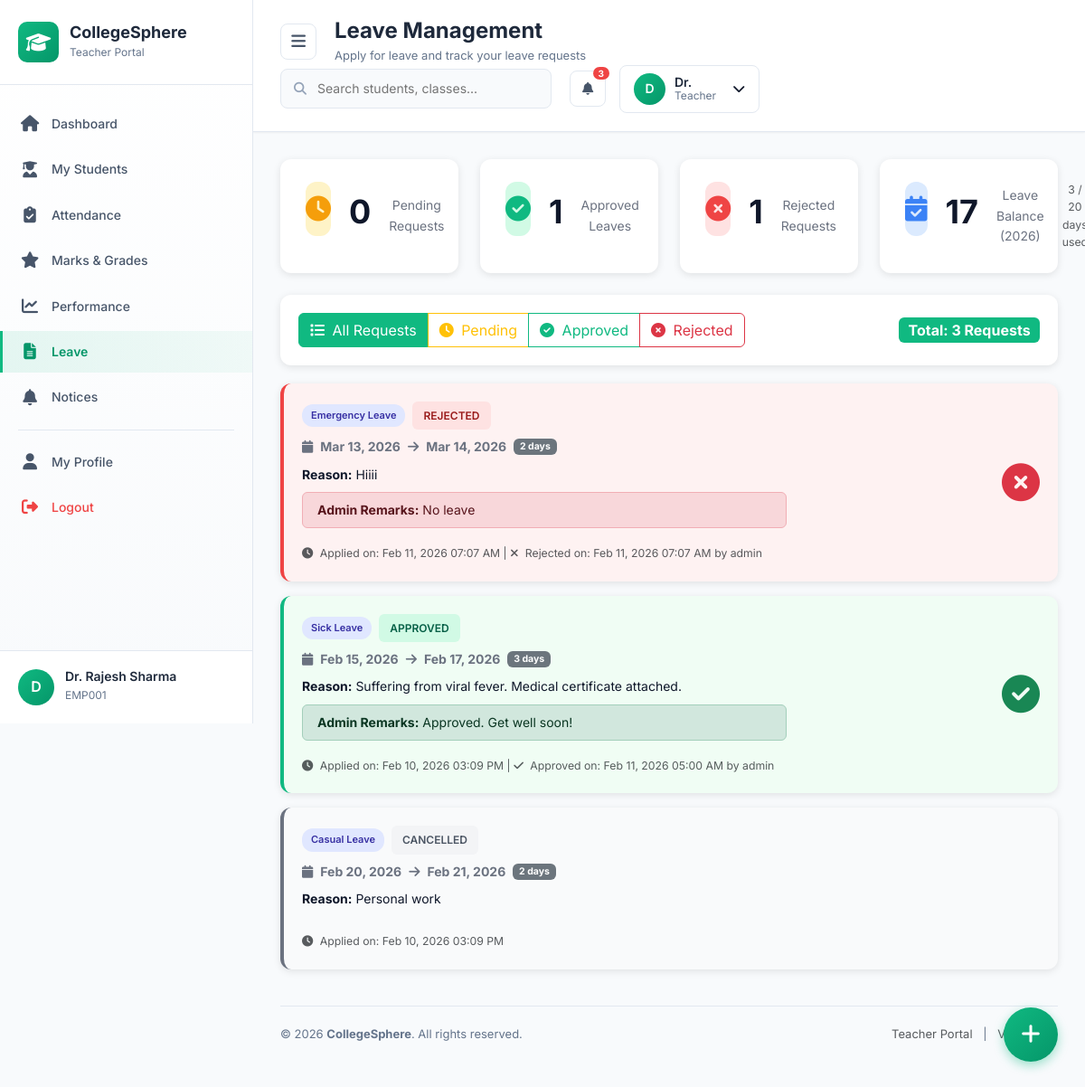
The app's page /college_sphere/teacher/leave.php (signed in) with its own data.
### tables this page shows
CREATE TABLE `leave_requests` (
  `leave_id` int(11) NOT NULL,
  `teacher_id` int(11) NOT NULL,
  `leave_type` enum('Sick Leave','Casual Leave','Emergency Leave','Maternity Leave','Paternity Leave','Unpaid Leave') NOT NULL,
  `start_date` date NOT NULL,
  `end_date` date NOT NULL,
  `total_days` int(11) NOT NULL,
  `reason` text NOT NULL,
  `status` enum('Pending','Approved','Rejected','Cancelled') DEFAULT 'Pending',
  `admin_remarks` text DEFAULT NULL,
  `approved_by` int(11) DEFAULT NULL,
  `approved_at` timestamp NULL DEFAULT NULL,
  `attachment` varchar(255) DEFAULT NULL,
  `created_at` timestamp NOT NULL DEFAULT current_timestamp(),
  `updated_at` timestamp NOT NULL DEFAULT current_timestamp() ON UPDATE current_timestamp()
);

### college_sphere/config/db.php (called while the page is built, shortened)
<?php
$conn = new mysqli(DB_HOST, DB_USER, DB_PASS, DB_NAME);
$conn->set_charset("utf8mb4");
function execute_query($query) {
    global $conn;
    $result = $conn->query($query);
    return $result;
}
function get_row($query) {
    $result = execute_query($query);
    if ($result && $result->num_rows > 0) {
        return $result->fetch_assoc();
    }
    return null;
}
function get_all($query) {
    $result = execute_query($query);
    if ($result && $result->num_rows > 0) {
        return $result->fetch_all(MYSQLI_ASSOC);
    }
    return [];
}
?>

### college_sphere/teacher/leave.php (the view, shortened to what this page needs)
<?php
require_once '../config/db.php';
$teacher_id = $_SESSION['teacher_id'];
$stats_query = "
    SELECT
        COUNT(CASE WHEN status = 'Pending' THEN 1 END) as pending_count,
        COUNT(CASE WHEN status = 'Approved' THEN 1 END) as approved_count,
        COUNT(CASE WHEN status = 'Rejected' THEN 1 END) as rejected_count,
        COALESCE(SUM(CASE WHEN status = 'Approved' AND YEAR(start_date) = YEAR(CURDATE()) THEN total_days END), 0) as total_days_this_year
    FROM leave_requests
    WHERE teacher_id = {$teacher_id}
";
$stats = get_row($stats_query);
$filter = $_GET['filter'] ?? 'all';
$leaves_query = "
    SELECT
        lr.*,
        a.full_name as approved_by_name
    FROM leave_requests lr
    LEFT JOIN admins a ON lr.approved_by = a.admin_id
    WHERE lr.teacher_id = {$teacher_id}
";
$leaves_query .= " ORDER BY lr.created_at DESC";
$leave_requests = get_all($leaves_query);
$annual_leave_quota = 20;
$leave_balance = $annual_leave_quota - ($stats['total_days_this_year'] ?? 0);
?>
<!DOCTYPE html>
<html lang="en">
<head>
    <link href="https://cdn.jsdelivr.net/npm/bootstrap@5.3.2/dist/css/bootstrap.min.css" rel="stylesheet">
    <link href="https://cdnjs.cloudflare.com/ajax/libs/font-awesome/6.5.0/css/all.min.css" rel="stylesheet">
    <link rel="stylesheet" href="../assets/css/teacher.css">
</head>
<body>
    <?php include 'includes/sidebar.php'; ?>
    <main class="main-content" id="mainContent">
        <?php include 'includes/navbar.php'; ?>
        <div class="content-wrapper">
            <div class="row g-4 mb-4">
                <div class="col-lg-3 col-md-6">
                    <div class="stat-card pending">
                        <div class="icon">
                            <i class="fas fa-clock"></i>
                        </div>
                        <h3><?php echo $stats['pending_count'] ?? 0; ?></h3>
                        <p>Pending Requests</p>
                    </div>
                </div>
                <div class="col-lg-3 col-md-6">
                    <div class="stat-card approved">
                        <div class="icon">
                            <i class="fas fa-check-circle"></i>
                        </div>
                        <h3><?php echo $stats['approved_count'] ?? 0; ?></h3>
                        <p>Approved Leaves</p>
                    </div>
                </div>
                <div class="col-lg-3 col-md-6">
                    <div class="stat-card rejected">
                        <div class="icon">
                            <i class="fas fa-times-circle"></i>
                        </div>
                        <h3><?php echo $stats['rejected_count'] ?? 0; ?></h3>
                        <p>Rejected Requests</p>
                    </div>
                </div>
                <div class="col-lg-3 col-md-6">
                    <div class="stat-card balance">
                        <div class="icon">
                            <i class="fas fa-calendar-check"></i>
                        </div>
                        <h3><?php echo max(0, $leave_balance); ?></h3>
                        <p>Leave Balance (2026)</p>
                        <small class="text-muted"><?php echo $stats['total_days_this_year'] ?? 0; ?> / <?php echo $annual_leave_quota; ?> days used</small>
                    </div>
                </div>
            </div>
            <div class="filter-tabs">
                <div class="d-flex justify-content-between align-items-center">
                    <div class="btn-group" role="group">
                        <a href="leave.php?filter=all"
                           class="btn btn-<?php echo $filter == 'all' ? 'primary' : 'outline-primary'; ?>">
                            <i class="fas fa-list me-1"></i> All Requests
                        </a>
                        <a href="leave.php?filter=pending"
                           class="btn btn-<?php echo $filter == 'pending' ? 'warning' : 'outline-warning'; ?>">
                            <i class="fas fa-clock me-1"></i> Pending
                        </a>
                        <a href="leave.php?filter=approved"
                           class="btn btn-<?php echo $filter == 'approved' ? 'success' : 'outline-success'; ?>">
                            <i class="fas fa-check-circle me-1"></i> Approved
                        </a>
                        <a href="leave.php?filter=rejected"
                           class="btn btn-<?php echo $filter == 'rejected' ? 'danger' : 'outline-danger'; ?>">
                            <i class="fas fa-times-circle me-1"></i> Rejected
                        </a>
                    </div>
                    <span class="badge bg-primary fs-6">
                        Total: <?php echo count($leave_requests); ?> Requests
                    </span>
                </div>
            </div>
            <?php if (count($leave_requests) > 0): ?>
                <?php foreach ($leave_requests as $leave): ?>
                <div class="leave-card <?php echo strtolower($leave['status']); ?>">
                    <div class="row align-items-center">
                        <div class="col-md-8">
                            <div class="d-flex align-items-start gap-3 mb-3">
                                <div class="flex-fill">
                                    <div class="d-flex align-items-center gap-2 mb-2">
                                        <span class="leave-type-badge">
                                            <?php echo htmlspecialchars($leave['leave_type']); ?>
                                        </span>
                                        <span class="leave-badge <?php echo strtolower($leave['status']); ?>">
                                            <?php echo htmlspecialchars($leave['status']); ?>
                                        </span>
                                    </div>
                                    <div class="date-range mb-2">
                                        <i class="fas fa-calendar"></i>
                                        <strong>
                                            <?php echo date('M d, Y', strtotime($leave['start_date'])); ?>
                                        </strong>
                                        <i class="fas fa-arrow-right"></i>
                                        <strong>
                                            <?php echo date('M d, Y', strtotime($leave['end_date'])); ?>
                                        </strong>
                                        <span class="badge bg-secondary">
                                            <?php echo $leave['total_days']; ?>
                                            <?php echo $leave['total_days'] > 1 ? 'days' : 'day'; ?>
                                        </span>
                                    </div>
                                    <p class="mb-2">
                                        <strong>Reason:</strong> <?php echo htmlspecialchars($leave['reason']); ?>
                                    </p>
                                    <?php if ($leave['admin_remarks']): ?>
                                    <div class="alert alert-<?php echo $leave['status'] == 'Approved' ? 'success' : 'danger'; ?> mb-0 py-2">
                                        <strong>Admin Remarks:</strong> <?php echo htmlspecialchars($leave['admin_remarks']); ?>
                                    </div>
                                    <?php endif; ?>
                                </div>
                            </div>
                            <small class="text-muted">
                                <i class="fas fa-clock me-1"></i>
                                Applied on: <?php echo date('M d, Y h:i A', strtotime($leave['created_at'])); ?>
                                <?php if ($leave['approved_at']): ?>
                                |
                                <i class="fas fa-<?php echo $leave['status'] == 'Approved' ? 'check' : 'times'; ?> me-1"></i>
                                <?php echo ucfirst(strtolower($leave['status'])); ?> on:
                                <?php echo date('M d, Y h:i A', strtotime($leave['approved_at'])); ?>
                                <?php if ($leave['approved_by_name']): ?>
                                by <?php echo htmlspecialchars($leave['approved_by_name']); ?>
                                <?php endif; ?>
                                <?php endif; ?>
                            </small>
                        </div>
                        <div class="col-md-4 text-md-end mt-3 mt-md-0">
                            <?php if ($leave['status'] == 'Pending'): ?>
                            <button class="btn btn-sm btn-outline-danger"
                                    onclick="cancelLeave(<?php echo $leave['leave_id']; ?>)">
                                <i class="fas fa-times me-1"></i> Cancel Request
                            </button>
                            <?php elseif ($leave['status'] == 'Approved'): ?>
                            <div class="text-success">
                                <i class="fas fa-check-circle fa-3x"></i>
                            </div>
                            <?php elseif ($leave['status'] == 'Rejected'): ?>
                            <div class="text-danger">
                                <i class="fas fa-times-circle fa-3x"></i>
                            </div>
                            <?php endif; ?>
                        </div>
                    </div>
                </div>
                <?php endforeach; ?>
            <?php endif; ?>
            <?php include 'includes/footer.php'; ?>
        </div>
    </main>
    <button class="apply-leave-btn" data-bs-toggle="modal" data-bs-target="#applyLeaveModal">
        <i class="fas fa-plus"></i>
    </button>
</body>
</html>

### college_sphere/assets/css/teacher.css (style rules this page uses)
:root { --teacher-primary: #10b981; --teacher-primary-dark: #059669; --teacher-primary-light: #34d399; --teacher-success: #10b981; --teacher-warning: #f59e0b; --teacher-danger: #ef4444; --teacher-info: #3b82f6; --dark: #1e293b; --dark-light: #334155; --gray-50: #f8fafc; --gray-100: #f1f5f9; --gray-200: #e2e8f0; --gray-300: #cbd5e1; --gray-400: #94a3b8; --gray-500: #64748b; --gray-600: #475569; --gray-700: #334155; --gray-800: #1e293b; --gray-900: #0f172a; --sidebar-width: 280px; --sidebar-collapsed: 80px; --sidebar-bg: #ffffff; --sidebar-hover: #f8fafc; --shadow-sm: 0 1px 2px 0 rgba(0, 0, 0, 0.05); --shadow: 0 1px 3px 0 rgba(0, 0, 0, 0.1), 0 1px 2px -1px rgba(0, 0, 0, 0.1); --shadow-md: 0 4px 6px -1px rgba(0, 0, 0, 0.1), 0 2px 4px -2px rgba(0, 0, 0, 0.1); --shadow-lg: 0 10px 15px -3px rgba(0, 0, 0, 0.1), 0 4px 6px -4px rgba(0, 0, 0, 0.1); --transition: all 0.3s cubic-bezier(0.4, 0, 0.2, 1); --transition-fast: all 0.15s ease; --radius-sm: 6px; --radius: 10px; --radius-lg: 16px; }
* { margin: 0; padding: 0; box-sizing: border-box; }
body { font-family: 'Inter', -apple-system, BlinkMacSystemFont, 'Segoe UI', sans-serif; background: var(--gray-50); color: var(--gray-900); line-height: 1.6; overflow-x: hidden; font-size: 14px; }
.main-content { margin-left: var(--sidebar-width); min-height: 100vh; background: var(--gray-50); transition: var(--transition); }
.content-wrapper { padding: 30px; }
.stat-card { background: white; border-radius: 12px; padding: 24px; box-shadow: var(--shadow); display: flex; align-items: center; gap: 20px; transition: var(--transition); border-left: 4px solid transparent; }
.btn-primary { background-color: var(--teacher-primary) !important; border-color: var(--teacher-primary) !important; color: white !important; }
.btn-outline-success { color: var(--teacher-success) !important; border-color: var(--teacher-success) !important; }
.badge.bg-primary { background-color: var(--teacher-primary) !important; }

### college_sphere/teacher/leave.php (style rules this page uses)
.leave-card { background: white; border-radius: 12px; padding: 20px; margin-bottom: 16px; box-shadow: 0 2px 8px rgba(0,0,0,0.1); border-left: 4px solid #e5e7eb; transition: all 0.3s; }
.leave-card.approved { border-left-color: #10b981; background: #f0fdf4; }
.leave-card.rejected { border-left-color: #ef4444; background: #fef2f2; }
.leave-card.cancelled { border-left-color: #6b7280; background: #f9fafb; }
.stat-card { background: white; border-radius: 12px; padding: 24px; box-shadow: 0 2px 8px rgba(0,0,0,0.1); text-align: center; height: 100%; }
.stat-card .icon { width: 60px; height: 60px; border-radius: 12px; display: flex; align-items: center; justify-content: center; margin: 0 auto 16px; font-size: 28px; }
.stat-card.pending .icon { background: #fef3c7; color: #f59e0b; }
.stat-card.approved .icon { background: #d1fae5; color: #10b981; }
.stat-card.rejected .icon { background: #fee2e2; color: #ef4444; }
.stat-card.balance .icon { background: #dbeafe; color: #3b82f6; }
.stat-card h3 { font-size: 36px; font-weight: 700; margin: 0 0 8px 0; }
.stat-card p { margin: 0; color: #6b7280; font-size: 14px; }
.leave-badge { display: inline-block; padding: 6px 12px; border-radius: 6px; font-size: 12px; font-weight: 600; text-transform: uppercase; }
.leave-badge.approved { background: #d1fae5; color: #065f46; }
.leave-badge.rejected { background: #fee2e2; color: #991b1b; }
.leave-badge.cancelled { background: #f3f4f6; color: #4b5563; }
.leave-type-badge { display: inline-block; padding: 4px 10px; border-radius: 12px; font-size: 11px; font-weight: 600; background: #e0e7ff; color: #3730a3; }
.apply-leave-btn { position: fixed; bottom: 30px; right: 30px; width: 60px; height: 60px; border-radius: 50%; background: linear-gradient(135deg, #10b981 0%, #059669 100%); color: white; border: none; box-shadow: 0 4px 12px rgba(16, 185, 129, 0.4); font-size: 24px; cursor: pointer; z-index: 1000; transition: all 0.3s; }
.date-range { font-size: 14px; color: #6b7280; display: flex; align-items: center; gap: 8px; }
.filter-tabs { background: white; padding: 20px; border-radius: 12px; box-shadow: 0 2px 8px rgba(0,0,0,0.1); margin-bottom: 20px; }

### records on screen
leave_requests: leave_type "Emergency Leave", status "REJECTED", start_date "Mar 13, 2026", end_date "Mar 14, 2026", total_days "2", reason "Hiiii", admin_remarks "No leave", created_at "Feb 11, 2026 07:07 AM", status "Rejected", approved_at "Feb 11, 2026 07:07 AM", approved_by.full_name "admin"
leave_requests: leave_type "Sick Leave", status "APPROVED", start_date "Feb 15, 2026", end_date "Feb 17, 2026", total_days "3", reason "Suffering from viral fever. Medical certificate attached.", admin_remarks "Approved. Get well soon!", created_at "Feb 10, 2026 03:09 PM", status "Approved", approved_at "Feb 11, 2026 05:00 AM", approved_by.full_name "admin"
leave_requests: leave_type "Casual Leave", status "CANCELLED", start_date "Feb 20, 2026", end_date "Feb 21, 2026", total_days "2", reason "Personal work", created_at "Feb 10, 2026 03:09 PM"

### other values on screen
substr($_SESSION['teacher_name'], 0, 1) "D"
$_SESSION['teacher_name'] "Dr. Rajesh Sharma"
$_SESSION['employee_id'] "EMP001"
$page_title "Leave Management"
$page_subtitle "Apply for leave and track your leave requests"
explode(' ', $_SESSION['teacher_name'])[0] "Dr."
$stats['pending_count'] "0"
$stats['approved_count'] "1"
$stats['rejected_count'] "1"
max(0, $leave_balance) "17"
$stats['total_days_this_year'] "3"
$annual_leave_quota "20"
count($leave_requests) "3"
